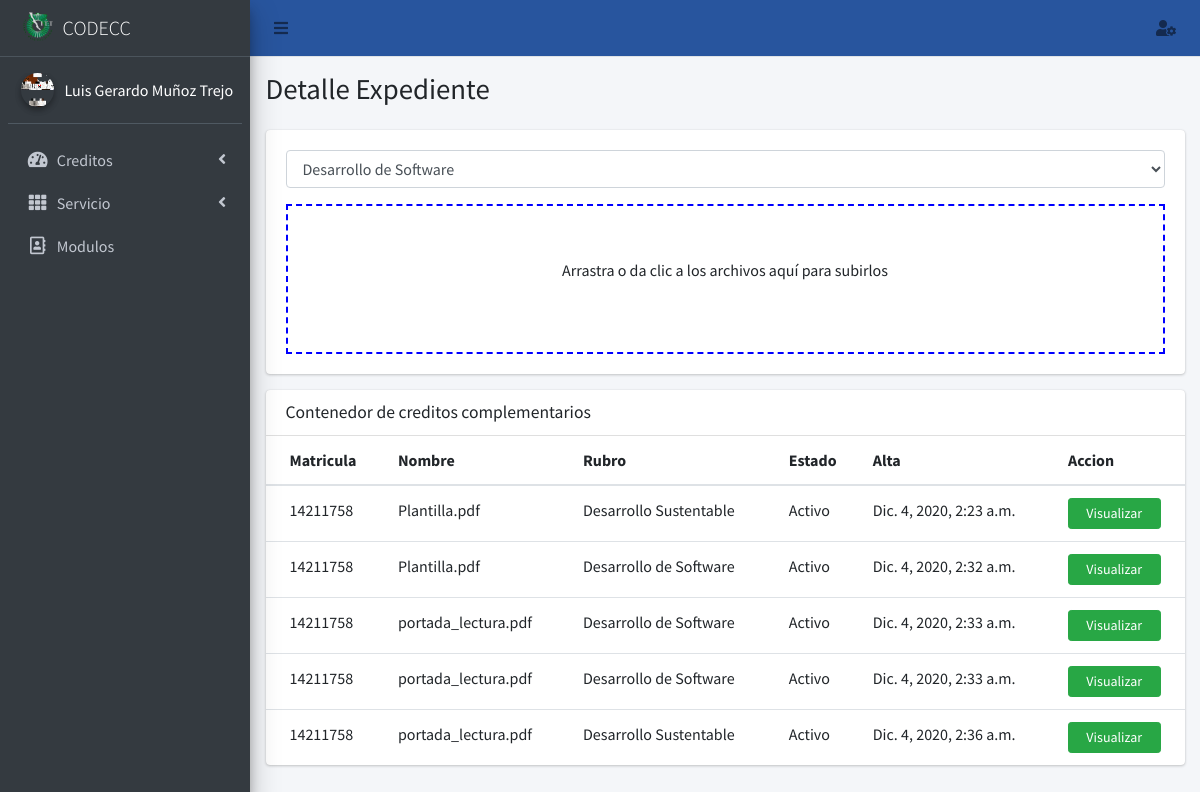
Screenshot of /expediente/17 (signed in) with the database file from the repository.
### core/models.py (models this page shows, shortened)
class Perfil(models.Model):
    user=models.OneToOneField(User,null=True,on_delete=models.SET_NULL)
    nombre=models.CharField(max_length=56, blank=False, null=False)
    apellido_paterno=models.CharField(max_length=56, blank=False, null=False)
    apellido_materno=models.CharField(max_length=56, blank=False, null=False)
    modulo=models.ManyToManyField(Modulo, blank=True)
    email_institucional=models.CharField(max_length=126, blank=False, null=False, validators=[RegexValidator(regex=r'(^[a-zA-Z0-9_.+-]+@tectijuana.edu.mx+$)|(^[a-zA-Z0-9_.+-]+@tectijuana.tecnm.mx+$)',message="El formato del correo debe ser @tectijuana.edu.mx")])
    foto=models.ImageField(upload_to=rename_folder_photo, max_length=126, blank=True, null=True)
    estado=models.BooleanField(default=False)
    created_at = models.DateTimeField("Creado ", auto_now_add=True)
    updated_at = models.DateTimeField("Actualizado ", auto_now=True)
    class Meta:
        verbose_name="Perfil"
        verbose_name_plural="Perfiles"

class Credito(models.Model):
    matricula=models.ForeignKey(Expediente , null=True,on_delete=models.SET_NULL)
    user=models.ForeignKey(User, on_delete=models.CASCADE, blank=True, null=True)
    directorio=models.FileField(upload_to=rename_folder_credito, max_length=126, blank=True, null=True)
    rubro=models.CharField(max_length=126, blank=True, null=True)
    nombre=models.CharField(max_length=126, blank=True, null=True)
    estado=models.BooleanField(default=True)
    created_at = models.DateTimeField("Creado ", auto_now_add=True)
    updated_at = models.DateTimeField("Actualizado ", auto_now=True)
    class Meta:
        verbose_name="Credito"
        verbose_name_plural="Creditos"

class Expediente(models.Model):
    matricula=models.CharField(max_length=56, blank=False, null=False)
    nombre=models.CharField(max_length=56, blank=False, null=False)
    apellido_paterno=models.CharField(max_length=56, blank=False, null=False)
    apellido_materno=models.CharField(max_length=56, blank=False, null=False)
    perfil=models.ForeignKey(Perfil, null=True,on_delete=models.SET_NULL)
    estado=models.BooleanField(default=True)
    created_at = models.DateTimeField("Creado ", auto_now_add=True)
    updated_at = models.DateTimeField("Actualizado ", auto_now=True)
    class Meta:
        verbose_name="Expediente"
        verbose_name_plural="Expedientes"
    def __str__(self):
        return str(self.matricula)

### core/views.py (the view)
# urls.py: path('expediente/<int:id>',views.detalle_expediente,name="detalle_expediente"),
@login_required(login_url='login_docente')
def detalle_expediente(request,id=None):
    creditos=Credito.objects.filter(user=request.user.id, matricula=id)
    modulos=Perfil.objects.get(user=request.user.id)
    contexto={
        'titulo': "Detalle Expediente",
        'modulos':modulos.modulo,
        'usuario': Perfil.objects.get(user=request.user.id),
        'creditos': creditos,
    }
    return render(request,"docente/detalle_expediente.html",contexto)

### core/models.py (called while the page is built)
    def __str__(self):
        return str(self.tipo)

### core/templatetags/templates.py (called while the page is built)
@register.filter(name='has_group')
def has_group(user, group_name):
       groups = user.groups.all().values_list('name', flat=True)
       return True if group_name in groups else False

@register.simple_tag
def loadsession(user):
       bandera=False
       data=Perfil.objects.get(user=user)
       if data.estado:
              bandera=True
       return bandera

### templates/docente/detalle_expediente.html (shortened to what this page needs)
{%extends 'docente/inicio.html' %}
{% load staticfiles %}
{%load templates%}
{%block content%}
            <div class="col-lg-12">
              {%if request.user|has_group:"Docente" or request.user.is_superuser%}
              <div class="card card-default">
                <div class="card-body">
                  <div class="form-group">
                    <select class="form-control" id="modulo" name="modulo">
                    {%for values in modulos.all%}
                      <option>{{values}}</option>
                      {%endfor%}
                    </select>
                    </div>
                    <form action="{% url 'Ajax_AltaDocumentoExpediente' %}" class="dropzone" id="myDropzone" method='POST' enctype="multipart/form-data">
                      </form>
                </div>
              </div>
            </div>
                <div class="col-lg-12">
                  <div class="card">
                    <div class="card-header">
                      <h3 class="card-title">Contenedor de creditos complementarios</h3>
                    </div>
                    <div class="card-body table-responsive p-0">
                      <table class="table table-hover text-nowrap">
                        <thead>
                          <tr>
                            <th>Matricula</th>
                            <th>Nombre</th>
                            <th>Rubro</th>
                            <th>Estado</th>
                            <th>Alta</th>
                            <th>Accion</th>
                          </tr>
                        </thead>
                        <tbody>
                          {%for data in creditos%}
                            <tr>
                              <td>{{data.matricula}}</td>
                              <td>{{data.nombre}}</td>
                              <td>{{data.rubro}}</td>
                              <td>{%if data.estado == True%}Activo{%else%}Inactivo{%endif%}</td>
                              <td>{{data.created_at}}</td>
                              <td><a href="{{data.directorio.url}}" type="button" class="btn btn-block btn-success btn-sm">Visualizar</a></td>
                            </tr>
                            {%endfor%}
                            </tbody>
                      </table>
                    </div>
                  </div>
                </div>
                {%else%}
                <p>No tienes permisos para poder realizar esta accion</p>
                {%endif%}
</div>
{%endblock content%}
{%block css%}
<link rel="stylesheet" href="/static/css/dropzone.css">
{%endblock css%}

### templates/docente/aside.html (shortened to what this page needs)
{%load templates%}
 <aside class="main-sidebar sidebar-dark-primary elevation-4">
    <a href="" class="brand-link">
      <img src="/static/img/logo_TECT.png" alt="Logo TecNM" class="brand-image" style="opacity: .8">
      <span class="brand-text font-weight-light">CODECC</span>
    </a>
    <div class="sidebar">
      <div class="user-panel mt-3 pb-3 mb-3 d-flex">
        <div class="image">
          {%if usuario.foto%}
          <img src="{{usuario.foto.url}}" class="img-circle elevation-2" alt="User Image">
          {%else%}
          <img src="/static/img/usernone.png" class="img-circle elevation-2" alt="User Image">
          {%endif%}
        </div>
        <div class="info">
          <span style="color: white;">{{usuario.nombre}} {{usuario.apellido_paterno}} {{usuario.apellido_materno}}</span>
        </div>
      </div>
      <nav class="mt-2">
        <ul class="nav nav-pills nav-sidebar flex-column" data-widget="treeview" role="menu" data-accordion="false">
          {% if request.user|has_group:"Docente" or request.user.is_superuser %}
          <li class="nav-item">
            <a href="#" class="nav-link">
              <i class="nav-icon fas fa-tachometer-alt"></i>
              <p>
                Creditos
                <i class="right fas fa-angle-left"></i>
              </p>
            </a>
          </li>
          {%endif%}
          {% if request.user|has_group:"Servicio" or request.user.is_superuser %}
          <li class="nav-item">
            <a href="#" class="nav-link">
              <i class="nav-icon fas fa-th"></i>
              <p>
                Servicio
                <i class="right fas fa-angle-left"></i>
              </p>
            </a>
          </li>
          {%endif%}
          {% if request.user.is_superuser %}
          <li class="nav-item">
            <a href="{%url 'modulo'%}" class="nav-link">
              <i class="nav-icon far fa-address-book"></i>
              <p>
                Modulos
              </p>
            </a>
          </li>
          {%endif%}
        </ul>
      </nav>
    </div>
  </aside>

### static/css/dropzone.css (style rules this page uses)
.dropzone,.dropzone * { box-sizing:border-box }
.dropzone { min-height:150px;border:2px solid rgba(0,0,0,0.3);background:white;padding:20px 20px }
.dropzone.dz-clickable { cursor:pointer }

### templates/docente/detalle_expediente.html (style rules this page uses)
.dropzone { border: 2px dashed blue; }

### rows the page displays
Perfil: foto (picture), nombre "Luis Gerardo", apellido_paterno "Muñoz", apellido_materno "Trejo"
Credito: matricula "14211758", nombre "Plantilla.pdf", rubro "Desarrollo Sustentable", estado "Activo", created_at "Dic. 4, 2020, 2:23 a.m."
Credito: matricula "14211758", nombre "Plantilla.pdf", rubro "Desarrollo de Software", estado "Activo", created_at "Dic. 4, 2020, 2:32 a.m."
Credito: matricula "14211758", nombre "portada_lectura.pdf", rubro "Desarrollo de Software", estado "Activo", created_at "Dic. 4, 2020, 2:33 a.m."
Credito: matricula "14211758", nombre "portada_lectura.pdf", rubro "Desarrollo de Software", estado "Activo", created_at "Dic. 4, 2020, 2:33 a.m."
Credito: matricula "14211758", nombre "portada_lectura.pdf", rubro "Desarrollo Sustentable", estado "Activo", created_at "Dic. 4, 2020, 2:36 a.m."

### other values shown
{{ titulo }} "Detalle Expediente"
form field modulo "Desarrollo de Software"
